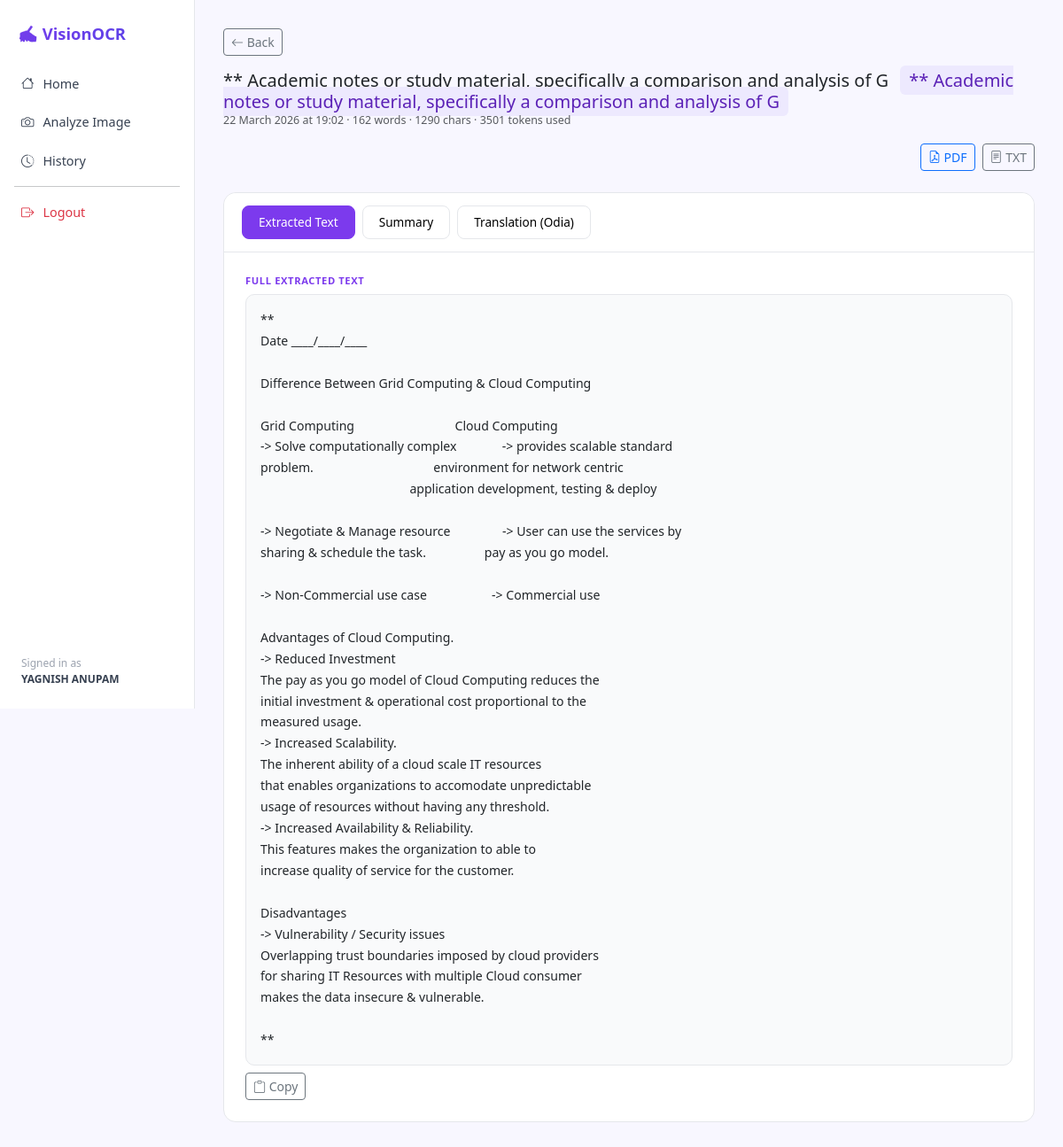
Screenshot of /result/15 (signed in) with the database file from the repository.
### app/models/database.py (models this page shows)
class User(UserMixin, db.Model):
    __tablename__ = 'users'
    id           = db.Column(db.Integer, primary_key=True)
    name         = db.Column(db.String(100), nullable=False)
    email        = db.Column(db.String(150), unique=True, nullable=False)
    password     = db.Column(db.String(256), nullable=False)
    created_at   = db.Column(db.DateTime, default=datetime.utcnow)
    results      = db.relationship('Result', backref='user', lazy=True)

class Result(db.Model):
    __tablename__ = 'results'
    id            = db.Column(db.Integer, primary_key=True)
    user_id       = db.Column(db.Integer, db.ForeignKey('users.id'), nullable=False)
    filename      = db.Column(db.String(256))
    doc_type      = db.Column(db.String(80))        # letter, notes, essay etc
    extracted     = db.Column(db.Text)              # full extracted text
    summary       = db.Column(db.Text)              # AI summary
    translation   = db.Column(db.Text)              # translated text if requested
    translate_to  = db.Column(db.String(50))        # target language
    word_count    = db.Column(db.Integer)
    char_count    = db.Column(db.Integer)
    tokens_used   = db.Column(db.Integer)
    created_at    = db.Column(db.DateTime, default=datetime.utcnow)

### app/routes/main.py (the view)
@history_bp.route('/result/<int:result_id>')
@login_required
def view_result(result_id):
    r = Result.query.get_or_404(result_id)
    if r.user_id != current_user.id:
        return 'Forbidden', 403
    return render_template('result.html', r=r)

### app/templates/result.html (shortened to what this page needs)
{% extends 'base.html' %}
{% block content %}
<div class="d-flex align-items-center gap-3 mb-4 flex-wrap">
  <a href="{{ url_for('history.history') }}" class="btn btn-sm btn-outline-secondary">
    <i class="bi bi-arrow-left"></i> Back</a>
  <div>
    <h5 class="mb-0">{{ r.doc_type or 'Document' }}
      <span class="badge-type ms-2">{{ r.doc_type }}</span>
    </h5>
    <div class="text-muted" style="font-size:.78rem;">
      {{ r.created_at.strftime('%d %B %Y at %H:%M') }} ·
      {{ r.word_count }} words · {{ r.char_count }} chars · {{ r.tokens_used }} tokens used
    </div>
  </div>
  <div class="ms-auto d-flex gap-2">
    <a href="{{ url_for('extract.download_pdf', result_id=r.id) }}" class="btn btn-sm btn-outline-primary">
      <i class="bi bi-file-earmark-pdf"></i> PDF</a>
    <a href="{{ url_for('extract.download_txt', result_id=r.id) }}" class="btn btn-sm btn-outline-secondary">
      <i class="bi bi-file-text"></i> TXT</a>
  </div>
</div>
<div class="card">
  <div class="card-header">
    <div class="d-flex gap-2 flex-wrap">
      <button class="tab-btn active" onclick="showTab('extracted',this)">Extracted Text</button>
      <button class="tab-btn" onclick="showTab('summary',this)">Summary</button>
      {% if r.translation %}
      <button class="tab-btn" onclick="showTab('translation',this)">Translation ({{ r.translate_to }})</button>
      {% endif %}
    </div>
  </div>
  <div class="card-body p-4">
    <div id="tab-extracted">
      <div class="section-label">Full Extracted Text</div>
      <div class="result-box">{{ r.extracted }}</div>
      <button class="btn btn-sm btn-outline-secondary mt-2"
              onclick="navigator.clipboard.writeText(document.querySelector('#tab-extracted .result-box').textContent);alert('Copied!')">
        <i class="bi bi-clipboard"></i> Copy
      </button>
    </div>
  </div>
</div>
{% endblock %}

### app/templates/base.html (shortened to what this page needs)
<!DOCTYPE html>
<html lang="en">
<head>
<link href="https://cdn.jsdelivr.net/npm/bootstrap@5.3.3/dist/css/bootstrap.min.css" rel="stylesheet">
<link href="https://cdn.jsdelivr.net/npm/bootstrap-icons@1.11.3/font/bootstrap-icons.css" rel="stylesheet">
</head>
<body>
{% if current_user.is_authenticated %}
<div class="sidebar d-flex flex-column">
  <div class="logo">✍️ VisionOCR</div>
  <nav class="mt-2 flex-grow-1">
    <a href="{{ url_for('main.home') }}" class="nav-link {% if request.endpoint=='main.home' %}active{% endif %}">
      <i class="bi bi-house"></i>Home</a>
    <a href="{{ url_for('extract.upload_page') }}" class="nav-link {% if request.endpoint=='extract.upload_page' %}active{% endif %}">
      <i class="bi bi-camera"></i>Analyze Image</a>
    <a href="{{ url_for('history.history') }}" class="nav-link {% if request.endpoint=='history.history' %}active{% endif %}">
      <i class="bi bi-clock-history"></i>History</a>
    <hr class="mx-3 my-2">
    <a href="{{ url_for('auth.logout') }}" class="nav-link text-danger">
      <i class="bi bi-box-arrow-right"></i>Logout</a>
  </nav>
  <div class="px-4 pb-4" style="font-size:.75rem;color:#9CA3AF;">
    Signed in as<br><strong style="color:#374151;">{{ current_user.name }}</strong>
  </div>
</div>
{% endif %}
<div class="{% if current_user.is_authenticated %}main{% else %}container{% endif %}">
  {% block content %}{% endblock %}
</div>
</body>
</html>

### app/templates/base.html (style rules this page uses)
:root { --accent:#7C3AED;--accent-l:#EDE9FE;--accent-d:#5B21B6; }
body { background:#F8F7FF;font-family:'Segoe UI',sans-serif;min-height:100vh; }
.sidebar { width:220px;min-height:100vh;background:#fff;border-right:1px solid #E5E7EB; position:fixed;top:0;left:0;z-index:100; }
.logo { padding:24px 20px 12px;font-size:1.15rem;font-weight:700; background:linear-gradient(135deg,#7C3AED,#4F46E5); -webkit-background-clip:text;-webkit-text-fill-color:transparent; }
.nav-link { color:#374151;border-radius:8px;margin:2px 10px; padding:10px 14px;display:flex;align-items:center;gap:10px;font-size:.9rem; }
.main { margin-left:220px;padding:32px; }
.card { border:1px solid #E5E7EB;border-radius:14px;box-shadow:none;background:#fff; }
.card-header { background:#fff;border-bottom:1px solid #E5E7EB; border-radius:14px 14px 0 0!important;font-weight:600;padding:14px 20px; }
.badge-type { background:#EDE9FE;color:#5B21B6;font-weight:500;border-radius:6px;padding:3px 10px; }

### app/templates/result.html (style rules this page uses)
.result-box { background:#F9FAFB;border:1px solid #E5E7EB;border-radius:10px; padding:16px;font-size:.88rem;line-height:1.7;white-space:pre-wrap; }
.section-label { font-size:.7rem;font-weight:700;text-transform:uppercase; letter-spacing:.6px;color:#7C3AED;margin-bottom:6px; }
.tab-btn { padding:8px 18px;border-radius:8px;border:1px solid #E5E7EB;background:#fff; font-size:.85rem;cursor:pointer; }
.tab-btn.active { background:#7C3AED;color:#fff;border-color:#7C3AED; }

### rows the page displays
User: name "YAGNISH ANUPAM"
Result: doc_type "** Academic notes or study material, specifically a comparison and analysis of G", created_at "22 March 2026 at 19:02", word_count "162", char_count "1290", tokens_used "3501", translate_to "Odia", extracted "** Date ____/____/____ Difference Between Grid Computing & Cloud Computing Grid Computing Cloud Computing -> Solve computationally complex -> provides scalable standard problem. environment for network centric application development, testing & deploy -> Negotiate & Manage resource -> User can use the services by sharing & schedule the task. pay as you go model. -> Non-Commercial use case -> Commercial use Advantages of Cloud Computing. -> Reduced Investment The pay as you go model of Cloud Computing reduces the initial investment & operational cost proportional to the measured usage. -> Increased Scalability. The inherent ability of a cloud scale IT resources that enables organizations to…"
